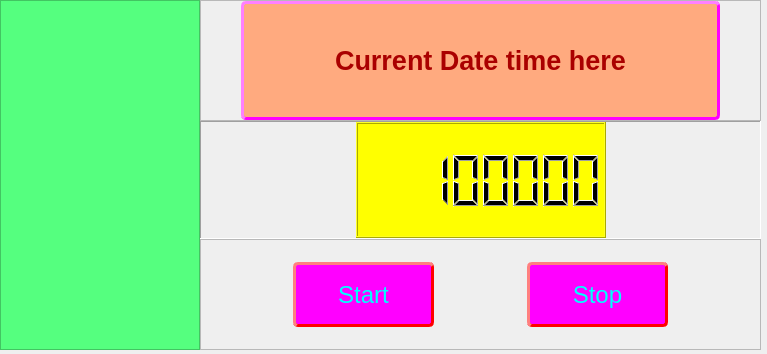
<?xml version="1.0" encoding="UTF-8"?>
<ui version="4.0">
 <class>Form</class>
 <widget class="QWidget" name="Form">
  <property name="geometry">
   <rect>
    <x>0</x>
    <y>0</y>
    <width>767</width>
    <height>354</height>
   </rect>
  </property>
  <property name="windowTitle">
   <string>Form</string>
  </property>
  <widget class="QSplitter" name="total_splitter">
   <property name="geometry">
    <rect>
     <x>0</x>
     <y>0</y>
     <width>761</width>
     <height>350</height>
    </rect>
   </property>
   <property name="sizePolicy">
    <sizepolicy hsizetype="Minimum" vsizetype="Preferred">
     <horstretch>0</horstretch>
     <verstretch>0</verstretch>
    </sizepolicy>
   </property>
   <property name="minimumSize">
    <size>
     <width>200</width>
     <height>0</height>
    </size>
   </property>
   <property name="orientation">
    <enum>Qt::Horizontal</enum>
   </property>
   <property name="handleWidth">
    <number>0</number>
   </property>
   <property name="childrenCollapsible">
    <bool>false</bool>
   </property>
   <widget class="QFrame" name="frame">
    <property name="minimumSize">
     <size>
      <width>200</width>
      <height>350</height>
     </size>
    </property>
    <property name="styleSheet">
     <string notr="true">background-color: rgb(85, 255, 127);</string>
    </property>
    <property name="frameShape">
     <enum>QFrame::StyledPanel</enum>
    </property>
    <property name="frameShadow">
     <enum>QFrame::Raised</enum>
    </property>
    <layout class="QGridLayout" name="gridLayout">
     <item row="0" column="0">
      <widget class="QLabel" name="label">
       <property name="text">
        <string/>
       </property>
       <property name="pixmap">
        <pixmap>../01.01 building GUI test/logo.png</pixmap>
       </property>
       <property name="scaledContents">
        <bool>true</bool>
       </property>
      </widget>
     </item>
    </layout>
   </widget>
   <widget class="QSplitter" name="splitter">
    <property name="orientation">
     <enum>Qt::Vertical</enum>
    </property>
    <property name="handleWidth">
     <number>0</number>
    </property>
    <widget class="QFrame" name="frame_01">
     <property name="sizePolicy">
      <sizepolicy hsizetype="Preferred" vsizetype="Preferred">
       <horstretch>0</horstretch>
       <verstretch>0</verstretch>
      </sizepolicy>
     </property>
     <property name="minimumSize">
      <size>
       <width>0</width>
       <height>100</height>
      </size>
     </property>
     <property name="frameShape">
      <enum>QFrame::StyledPanel</enum>
     </property>
     <property name="frameShadow">
      <enum>QFrame::Raised</enum>
     </property>
     <layout class="QHBoxLayout" name="horizontalLayout_4">
      <property name="leftMargin">
       <number>0</number>
      </property>
      <property name="topMargin">
       <number>0</number>
      </property>
      <property name="rightMargin">
       <number>0</number>
      </property>
      <property name="bottomMargin">
       <number>0</number>
      </property>
      <item>
       <layout class="QHBoxLayout" name="horizontalLayout_2" stretch="0,2,0">
        <property name="spacing">
         <number>0</number>
        </property>
        <item>
         <spacer name="horizontalSpacer_4">
          <property name="orientation">
           <enum>Qt::Horizontal</enum>
          </property>
          <property name="sizeHint" stdset="0">
           <size>
            <width>40</width>
            <height>20</height>
           </size>
          </property>
         </spacer>
        </item>
        <item>
         <widget class="QLabel" name="disp_label">
          <property name="minimumSize">
           <size>
            <width>301</width>
            <height>71</height>
           </size>
          </property>
          <property name="font">
           <font>
            <pointsize>18</pointsize>
            <italic>false</italic>
            <bold>true</bold>
           </font>
          </property>
          <property name="styleSheet">
           <string notr="true">QLabel {
background-color: rgb(255, 170, 127);
border-style: outset;
border-color: rgb(255,0, 255);
border-width: 3px;
border-radius: 5px;
padding: 3px; 
}</string>
          </property>
          <property name="text">
           <string>&lt;html&gt;&lt;head/&gt;&lt;body&gt;&lt;p align=&quot;center&quot;&gt;&lt;span style=&quot; font-size:20pt; font-weight:700; color:#aa0000;&quot;&gt;Current Date time here&lt;/span&gt;&lt;/p&gt;&lt;/body&gt;&lt;/html&gt;</string>
          </property>
          <property name="alignment">
           <set>Qt::AlignCenter</set>
          </property>
         </widget>
        </item>
        <item>
         <spacer name="horizontalSpacer_5">
          <property name="orientation">
           <enum>Qt::Horizontal</enum>
          </property>
          <property name="sizeHint" stdset="0">
           <size>
            <width>40</width>
            <height>20</height>
           </size>
          </property>
         </spacer>
        </item>
       </layout>
      </item>
     </layout>
    </widget>
    <widget class="QFrame" name="frame_02">
     <property name="minimumSize">
      <size>
       <width>0</width>
       <height>70</height>
      </size>
     </property>
     <property name="frameShape">
      <enum>QFrame::Panel</enum>
     </property>
     <property name="frameShadow">
      <enum>QFrame::Sunken</enum>
     </property>
     <layout class="QHBoxLayout" name="horizontalLayout_5">
      <property name="spacing">
       <number>0</number>
      </property>
      <property name="leftMargin">
       <number>0</number>
      </property>
      <property name="topMargin">
       <number>0</number>
      </property>
      <property name="rightMargin">
       <number>0</number>
      </property>
      <property name="bottomMargin">
       <number>0</number>
      </property>
      <item>
       <layout class="QHBoxLayout" name="horizontalLayout_3">
        <property name="spacing">
         <number>0</number>
        </property>
        <item>
         <spacer name="horizontalSpacer_6">
          <property name="orientation">
           <enum>Qt::Horizontal</enum>
          </property>
          <property name="sizeHint" stdset="0">
           <size>
            <width>40</width>
            <height>20</height>
           </size>
          </property>
         </spacer>
        </item>
        <item>
         <widget class="QLCDNumber" name="disp_clock">
          <property name="minimumSize">
           <size>
            <width>250</width>
            <height>70</height>
           </size>
          </property>
          <property name="layoutDirection">
           <enum>Qt::LeftToRight</enum>
          </property>
          <property name="styleSheet">
           <string notr="true">background-color: rgb(255, 255, 0);</string>
          </property>
          <property name="digitCount">
           <number>8</number>
          </property>
          <property name="intValue" stdset="0">
           <number>12345678</number>
          </property>
         </widget>
        </item>
        <item>
         <spacer name="horizontalSpacer_7">
          <property name="orientation">
           <enum>Qt::Horizontal</enum>
          </property>
          <property name="sizeHint" stdset="0">
           <size>
            <width>40</width>
            <height>20</height>
           </size>
          </property>
         </spacer>
        </item>
       </layout>
      </item>
     </layout>
    </widget>
    <widget class="QFrame" name="frame_03">
     <property name="minimumSize">
      <size>
       <width>0</width>
       <height>70</height>
      </size>
     </property>
     <property name="frameShape">
      <enum>QFrame::StyledPanel</enum>
     </property>
     <property name="frameShadow">
      <enum>QFrame::Raised</enum>
     </property>
     <layout class="QHBoxLayout" name="horizontalLayout_6">
      <property name="spacing">
       <number>0</number>
      </property>
      <property name="leftMargin">
       <number>0</number>
      </property>
      <property name="topMargin">
       <number>0</number>
      </property>
      <property name="rightMargin">
       <number>0</number>
      </property>
      <property name="bottomMargin">
       <number>0</number>
      </property>
      <item>
       <layout class="QHBoxLayout" name="horizontalLayout">
        <property name="spacing">
         <number>0</number>
        </property>
        <item>
         <spacer name="horizontalSpacer_2">
          <property name="orientation">
           <enum>Qt::Horizontal</enum>
          </property>
          <property name="sizeHint" stdset="0">
           <size>
            <width>40</width>
            <height>20</height>
           </size>
          </property>
         </spacer>
        </item>
        <item>
         <widget class="QPushButton" name="start_btn">
          <property name="minimumSize">
           <size>
            <width>141</width>
            <height>65</height>
           </size>
          </property>
          <property name="font">
           <font>
            <pointsize>18</pointsize>
           </font>
          </property>
          <property name="styleSheet">
           <string notr="true">QPushButton::hover
{
color: rgb(0, 0, 0);
background-color : lightgreen;
border-style: outset;
border-width: 3px;
border-radius: 5px;
border-color: rgb(255, 0, 0);
padding: 2px;
}
QPushButton
{
color: rgb(0, 255, 255);
background-color: rgb(255, 0, 255);
border-style: outset;
border-width: 3px;
border-radius: 5px;
border-color: rgb(255, 0, 0);
padding: 2px;
}</string>
          </property>
          <property name="text">
           <string>Start</string>
          </property>
         </widget>
        </item>
        <item>
         <spacer name="horizontalSpacer">
          <property name="orientation">
           <enum>Qt::Horizontal</enum>
          </property>
          <property name="sizeHint" stdset="0">
           <size>
            <width>40</width>
            <height>20</height>
           </size>
          </property>
         </spacer>
        </item>
        <item>
         <widget class="QPushButton" name="stop_btn">
          <property name="minimumSize">
           <size>
            <width>141</width>
            <height>65</height>
           </size>
          </property>
          <property name="font">
           <font>
            <pointsize>18</pointsize>
           </font>
          </property>
          <property name="styleSheet">
           <string notr="true">QPushButton::hover
{
color: rgb(0, 0, 0);
background-color : lightgreen;
border-style: outset;
border-width: 3px;
border-radius: 5px;
border-color: rgb(255, 0, 0);
padding: 2px;
}
QPushButton
{
color: rgb(0, 255, 255);
background-color: rgb(255, 0, 255);
border-style: outset;
border-width: 3px;
border-radius: 5px;
border-color: rgb(255, 0, 0);
padding: 2px;
}</string>
          </property>
          <property name="text">
           <string>Stop</string>
          </property>
         </widget>
        </item>
        <item>
         <spacer name="horizontalSpacer_3">
          <property name="orientation">
           <enum>Qt::Horizontal</enum>
          </property>
          <property name="sizeHint" stdset="0">
           <size>
            <width>40</width>
            <height>20</height>
           </size>
          </property>
         </spacer>
        </item>
       </layout>
      </item>
     </layout>
    </widget>
   </widget>
  </widget>
 </widget>
 <resources/>
 <connections/>
</ui>
